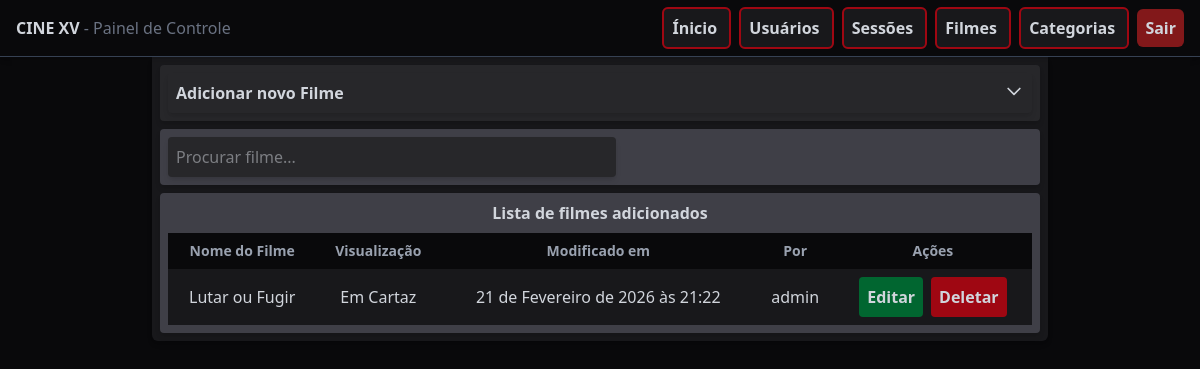
The app's page /films/ (signed in) with its own data.
### api/models.py (models this page shows, shortened)
class FilmCard(models.Model):
    DISPLAY_CHOICES = [
        ('on_display', "Em Cartaz"),
        ('shortly', "Em Breve")
    ]
    AGE_CHOICES = [
        ('livre', "Livre"),
        ('10', "10 Anos"),
        ('12', "12 Anos"),
        ('14', "14 Anos"),
        ('16', "16 Anos"),
        ('18', "18 Anos")
    ]
    name = models.CharField(max_length=200, unique=True)
    category = models.ManyToManyField(Category, related_name='films')
    description = models.TextField()
    version = models.ManyToManyField(Version, related_name='ver_films')
    duration = models.PositiveIntegerField()
    age_rating = models.CharField(choices=AGE_CHOICES, default='livre')
    display = models.CharField(choices=DISPLAY_CHOICES, default='on_display')
    thumb_image = models.FileField(upload_to='thumbs/')
    ticket_url = models.URLField()
    modified_by = models.ForeignKey(User, on_delete=models.SET_NULL, null=True, related_name='mod_films')
    modified_at = models.DateTimeField(auto_now_add=True)

### control/models.py (models this page shows, shortened)
class CustomUser(AbstractBaseUser, PermissionsMixin):
    username = models.CharField(max_length=200, unique=True)
    is_active = models.BooleanField(default=False)
    is_admin = models.BooleanField(default=False)
    objects = CustomUserManager()
    USERNAME_FIELD = 'username'
    REQUIRED_FIELDS = []
    def __str__(self):
        return self.username

### control/views.py (the view, shortened to what this page needs)
# urls.py: path('films/', views.films, name='films'),
@login_required(login_url='user-login')
def films(request):
    form = AddFilmCardForm()
    films = FilmCard.objects.all()
    context = {
        'form': form,
        'films': films
    }
    return render(request, 'film/films.html', context)

### api/models.py (called while the page is built)
    def __str__(self):
        return self.name

    def __str__(self):
        return self.name

### control/templates/film/films.html (shortened to what this page needs)
{% extends 'base.html' %}
{% block content %}
<div class="w-4xl bg-zinc-900 mx-auto p-2 rounded-b-md space-y-2 shadow-md">
    <div class="bg-zinc-800 flex flex-col gap-2 text-center items-center rounded-sm p-2 shadow-md">
        <button onclick="toggleAccordion('form_div')" class="w-full flex justify-between hover:bg-zinc-700 cursor-pointer p-2 rounded-sm shadow-md">
            <span>
                <h1 class="font-semibold">Adicionar novo Filme</h1>
            </span>
            <svg
                id="icon-section1"
                class="w-5 h-5 transition-transform duration-300 transform"
                fill="none"
                stroke="currentColor"
                viewBox="0 0 24 24"
            >
                <path
                stroke-linecap="round"
                stroke-linejoin="round"
                stroke-width="2"
                d="M19 9l-7 7-7-7"
                />
            </svg>
        </button>
    </div>
    <div id="list_div">
        <div class="bg-zinc-700 flex flex-col gap-2 text-center rounded-sm p-2 shadow-md">
            <input id="search-files" type="search" placeholder="Procurar filme..." class="w-full max-w-md bg-zinc-800 rounded-sm p-2 shadow-md">
        </div>
        <div class="bg-zinc-700 flex flex-col mt-2 gap-2 text-center items-center rounded-sm p-2 shadow-md">
            <h1 class="font-semibold">Lista de filmes adicionados</h1>
            <table class="w-full text-center">
                <thead>
                    <tr class="bg-zinc-950 font-semibold text-sm text-gray-400">
                        <th class="p-1">Nome do Filme</th>
                        <th class="p-2">Visualização</th>
                        <th class="p-2">Modificado em</th>
                        <th class="p-2">Por</th>
                        <th class="p-2">Ações</th>
                    </tr>
                </thead>
                <tbody>
                    {% for film in films %}
                    <tr class="bg-zinc-900 hover:bg-zinc-800 transition cursor-pointer">
                        <td class="p-2">{{ film.name }}</td>
                        <td class="p-2">{{ film.get_display_display  }}</td>
                        <td class="p-2">{{ film.modified_at }}</td>
                        <td class="p-2">{{ film.modified_by }}</td>
                        <td class="p-2 flex flex-row justify-center items-center gap-2">
                            <a href="{% url 'film-edit' film.id %}" class="bg-green-800 hover:bg-green-600 p-2 rounded-sm cursor-pointer transition font-semibold">
                                Editar
                            </a>
                            <form method="POST">
                                <button name="form_type" value="delete_form" class="bg-red-800 hover:bg-red-600 p-2 rounded-sm cursor-pointer transition font-semibold">
                                    Deletar
                                </button>
                            </form>
                        </td>
                    </tr>
                    {% endfor %}
                </tbody>
            </table>
        </div>
    </div>
</div>
{% endblock %}

### control/static/styles.css (style rules this page uses)
body { background-image: url("background.png"); background-repeat: no-repeat; background-position: center center; background-size: cover; min-height: 100vh; }

### records on screen
FilmCard: name "Lutar ou Fugir", display "Em Cartaz", modified_at "21 de Fevereiro de 2026 às 21:22", modified_by "admin"
